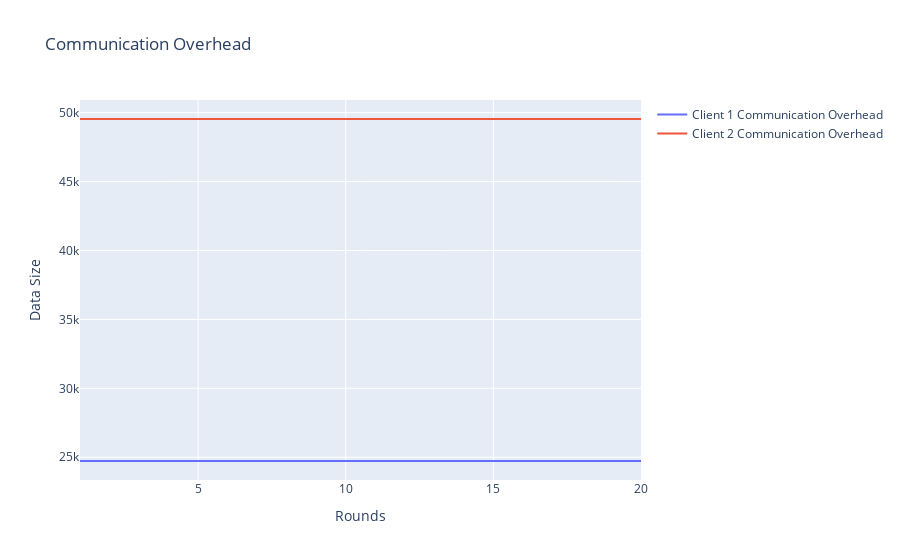

Source (notebook cell):
### Code cell
rounds = np.arange(1, len(C1_communication_overhead) + 1)

fig = go.Figure()

fig.add_trace(go.Scatter(x=rounds, y=C1_communication_overhead, mode='lines', name='Client 1 Communication Overhead'))
fig.add_trace(go.Scatter(x=rounds, y=C2_communication_overhead, mode='lines', name='Client 2 Communication Overhead'))

fig.update_layout(
    title='Communication Overhead',
    xaxis=dict(title='Rounds'),
    yaxis=dict(title='Data Size')
)

fig.show()

### Figure 1 — Plotly figure (JSON) as saved in the notebook; plotly's stock layout.template omitted (floating-point values rounded to 4 significant figures)
{"data": [{"mode": "lines", "name": "Client 1 Communication Overhead", "type": "scatter", "x": [1, 2, 3, 4, 5, 6, 7, 8, 9, 10, 11, 12, 13, 14, 15, 16, 17, 18, 19, 20], "y": [24728, 24728, 24728, 24728, 24728, 24728, 24728, 24728, 24728, 24728, 24728, 24728, 24728, 24728, 24728, 24728, 24728, 24728, 24728, 24728]}, {"mode": "lines", "name": "Client 2 Communication Overhead", "type": "scatter", "x": [1, 2, 3, 4, 5, 6, 7, 8, 9, 10, 11, 12, 13, 14, 15, 16, 17, 18, 19, 20], "y": [49544, 49544, 49544, 49544, 49544, 49544, 49544, 49544, 49544, 49544, 49544, 49544, 49544, 49544, 49544, 49544, 49544, 49544, 49544, 49544]}], "layout": {"title": {"text": "Communication Overhead"}, "xaxis": {"title": {"text": "Rounds"}}, "yaxis": {"title": {"text": "Data Size"}}}}
